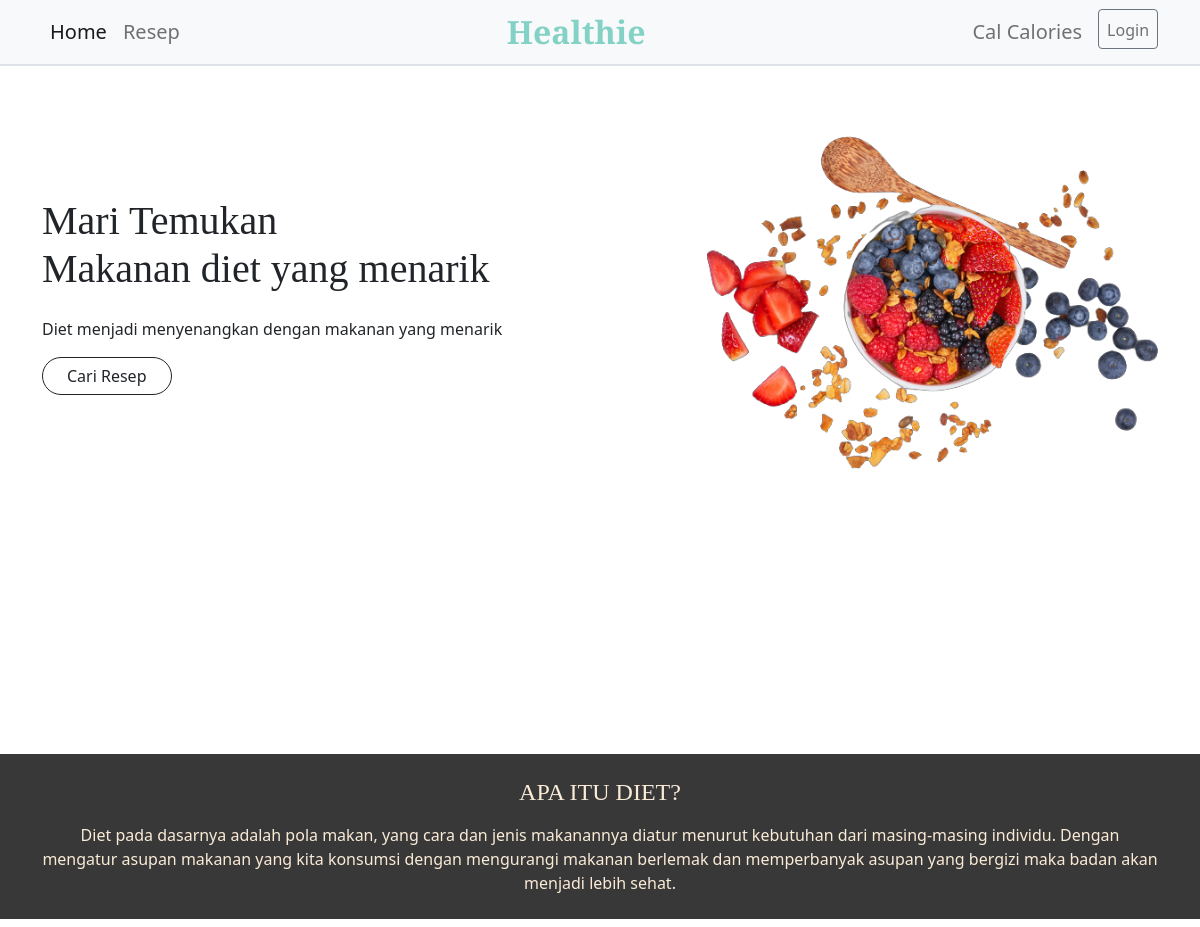
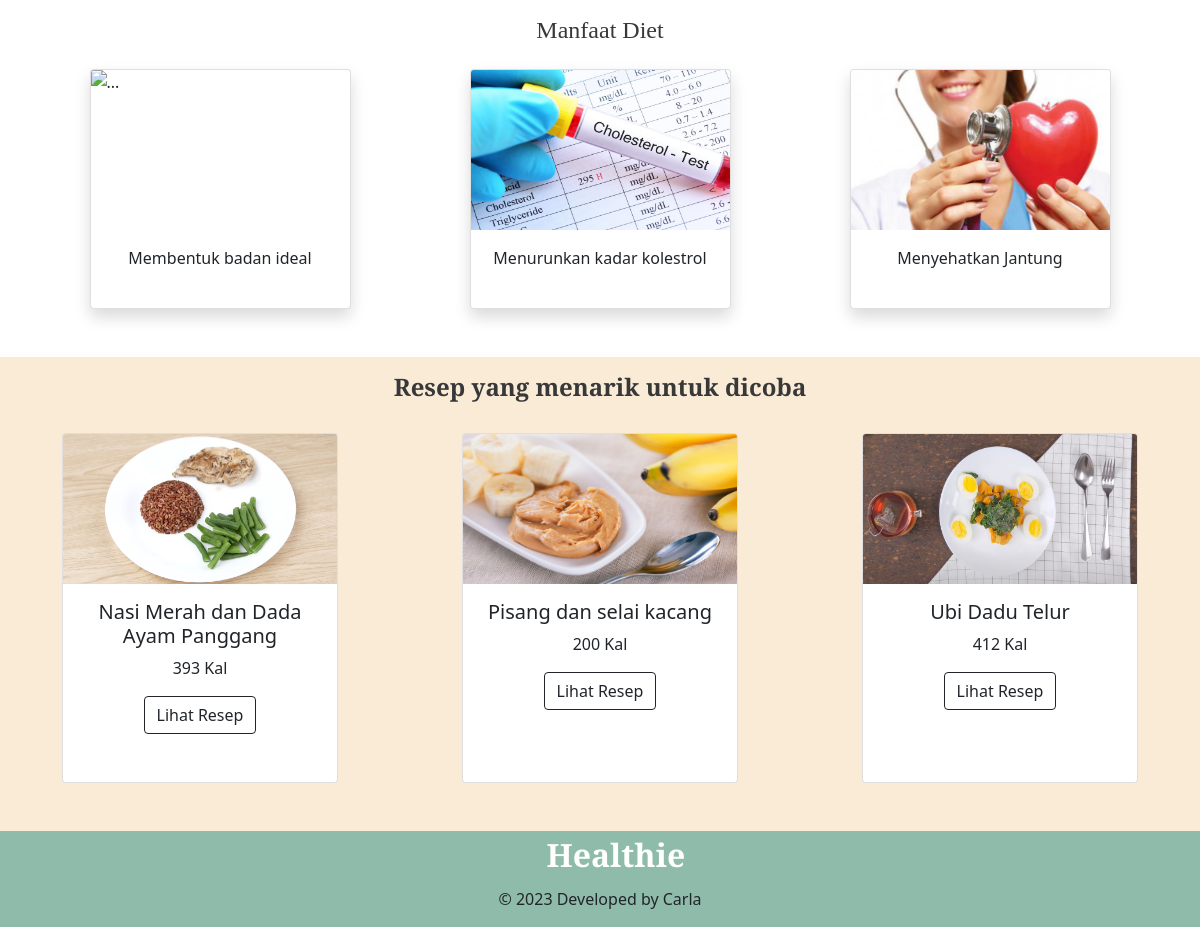
Screenshot of /webpi/index.php with the database file from the repository (2 pictures, top to bottom).
### tables this page shows
CREATE TABLE `resep` (
  `id` int(11) NOT NULL,
  `kategori_id` int(11) NOT NULL,
  `nama` varchar(250) NOT NULL,
  `foto` varchar(250) DEFAULT NULL,
  `kalori` varchar(10) DEFAULT NULL,
  `resep` text NOT NULL,
  `detail` text NOT NULL
);

### webpi/index.php (the view, shortened to what this page needs)
<?php
  require "conn.php";
  $queryResep = mysqli_query($con, "SELECT * FROM resep LIMIT 3");
?>
<!DOCTYPE html>
<html lang="en">
  <head>
    <link href="https://cdn.jsdelivr.net/npm/bootstrap@5.1.3/dist/css/bootstrap.min.css" rel="stylesheet" />
  </head>
  <body>
    <nav class="navbar navbar-expand-lg navbar-light bg-light border-bottom border-2">
      <div class="container">
        <div class="collapse navbar-collapse order-1 order-lg-0 dual-collapse2" id="navbarNav">
          <ul class="navbar-nav fs-5">
            <li class="nav-item me-auto">
              <a class="nav-link active" aria-current="page" href="home.php">Home</a>
            </li>
            <li class="nav-item">
              <a class="nav-link" href="resep.php">Resep</a>
            </li>
          </ul>
        </div>
        <div class="ms-auto order-0">
          <a class="navbar-brand mx-auto fs-2" href="#" style="color: #84D2C5; font-weight: 600; font-family: 'Playfair Display', serif">Healthie</a>
        </div>
        <div class="collapse navbar-collapse order-3 dual-collapse2" id="navbarNav">
          <ul class="navbar-nav ms-auto fs-5" >
            <li class="nav-item me-2">
              <a class="nav-link" aria-current="page"  href="calorie.php">Cal Calories</a>
            </li>
            <li class="nav-item d-flex">
            <a class="nav-link btn btn-outline-secondary" href="admin/dashboard.php" style="height:40px">Login</a>
            </li>
          </ul>
        </div>
      </div>
    </nav>
    <div class="container" style="height: 80vh">
      <div class="row align-items-center mt-5">
        <div class="col-6">
          <div class="mb-4">
          <h1 style="font-family: Playfair Display" class="">
            Mari Temukan <br />
            Makanan diet yang menarik<br/>
          </h1>
          </div>
          <div class="">
          <p class="">Diet menjadi menyenangkan dengan makanan yang menarik</p>
          <a class="btn btn-outline-dark rounded-pill px-4" href="resep.php" role="button">Cari Resep</a>
          </div>
        </div>
        <div class="col-5 offset-1">
          <img src="jumbotron.png" alt="" style="width: 100%" />
        </div>
      </div>
    </div>
    <div class="container-fluid py-2" style="background-color: #383838">
      <div class="container">
        <h4 style="font-family: Playfair Display; color: antiquewhite" class="text-center my-3">APA ITU DIET?</h4>
        <p class="text-center" style="color: antiquewhite">
          Diet pada dasarnya adalah pola makan, yang cara dan jenis makanannya diatur menurut kebutuhan dari masing-masing individu.
          Dengan mengatur asupan makanan yang kita konsumsi dengan mengurangi makanan berlemak dan memperbanyak asupan yang bergizi
           maka badan akan menjadi lebih sehat.
        </p>
      </div>
    </div>
    <div class="container ">
      <h4 style="font-family: Playfair Display; color: #383838" class="text-center my-4">Manfaat Diet</h4>
      <div class="row mb-5">
        <div class="col-3 mx-auto">
          <div class="card shadow" style="height: 15rem">
            <img
              src="https://img.freepik.com/free-photo/smiling-sports-woman-standing-with-arms-folded-looking-camera-isolated-white-wall_231208-1692.jpg?w=996&t=st=1651339930~exp=1651340530~hmac=9be7ac89dba7c7c1626f31bd5792c5a68f76b9792ef44c813180ea9fa1282c31"
              class="card-img-top "
              style="height: 10rem"
              alt="..."
            />
            <div class="card-body">
              <p class="card-title text-center">Membentuk badan ideal</p>
            </div>
          </div>
        </div>
        <div class="col-3 mx-auto">
          <div class="card shadow" style="height: 15rem">
            <img
              src="image/kolestrol.jpg"
              class="card-img-top "
              style="height: 10rem"
              alt="..."
            />
            <div class="card-body">
              <p class="card-title text-center">Menurunkan kadar kolestrol</p>
            </div>
          </div>
        </div>
        <div class="col-3 mx-auto">
          <div class="card shadow" style="height: 15rem">
            <img
              src="image/ilustrasi-jantung-sehat_20160415_084630.jpg"
              class="card-img-top img-fluid "
              style="height: 10rem"
              alt="..."
            />
            <div class="card-body">
              <p class="card-title text-center">Menyehatkan Jantung</p>
            </div>
          </div>
        </div>
      </div>
    </div>
    <div class="container-fluid pb-5  " style="background-color: antiquewhite">
      <h4 style="font-family: Playfair Display; color: #383838" class="fw-bolder text-center my-4 pt-3">Resep yang menarik untuk dicoba</h4>
      <div class="row ">
          <?php while($resep = mysqli_fetch_array($queryResep)){ ?>
          <div class="col-3 mx-auto mt-2">
              <div class="card" style=" height: 350px;">
                  <img src="image/<?php echo $resep['foto']; ?>" style="height: 150px" class="card-img-top" alt="">
              <div class="card-body">
                    <h5 class="card-title text-center"><?php echo $resep['nama'] ?></h5>
                    <p class="card-text text-center"><?php echo $resep['kalori'] ?></p>
                    <div class="text-center"><a href="detailResep.php?nama=<?php echo $resep['nama']; ?>" class="btn btn-outline-dark ">Lihat Resep</a></div>
              </div>
              </div>
          </div>
          <?php } ?>
      </div>
    </div>
    <div class="d-flex min-vw-90" style=" background-color: #8fbcaa">
      <div class="d-flex flex-grow-1 justify-content-center align-items-center">
        <div class="row">
          <div class="col">
          <a class="  fs-2 text-white mb-4 ms-5" href="#" style="color: #84D2C5;text-decoration:none; font-weight: 600; font-family: 'Playfair Display', serif">Healthie</a>
          <p class="text-center mt-2"> &copy; 2023 Developed by Carla </p>
          </div>
        </div>
      </div>
    </div>
  </body>
</html>

### rows the page displays
resep: foto (picture), nama "Nasi Merah dan Dada Ayam Panggang", kalori "393 Kal"
resep: foto (picture), nama "Pisang dan selai kacang", kalori "200 Kal"
resep: foto (picture), nama "Ubi Dadu Telur", kalori "412 Kal"
